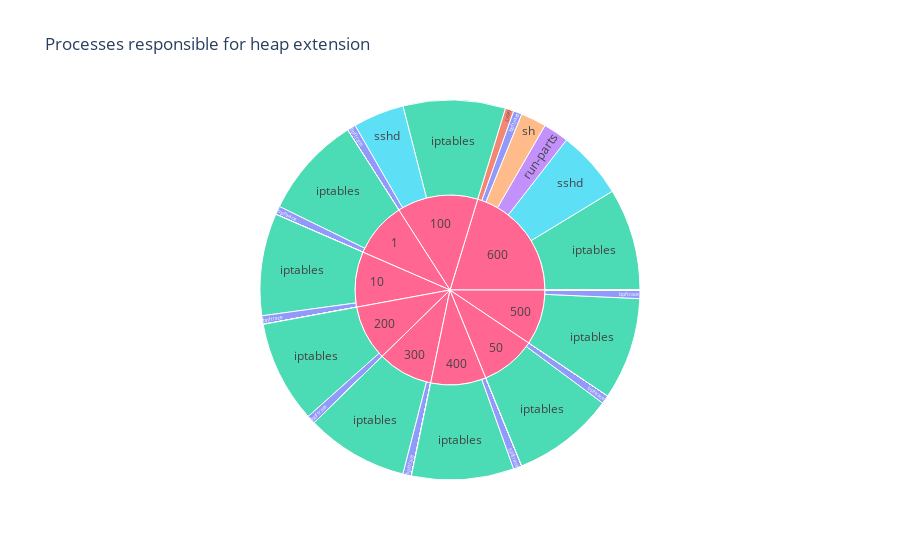

Notebook code cell kept with this figure:
### Code cell
data_df = spark.read.option("basePath", "../ansible/.results").json(
"../ansible/.results/kpps=*/tool=sys_enter_brk-kernel")

schema = StructType([
  StructField('type', StringType(), True),
  StructField('kpps', StringType(), True),
  StructField('count', IntegerType(), True),
  StructField('process', IntegerType(), True),
  ])

#Create empty DataFrame directly.
sys_enter_brk_df = spark.createDataFrame([], schema)

columns = data_df.select("data.@.*").columns
data_df = data_df.select("*", "data.@.*").drop("data")

for c in columns:
  try:
    df = data_df.select("type", "kpps", col(c).alias('count')).withColumn('process', lit(c))
    sys_enter_brk_df = sys_enter_brk_df.union(df)
  except:
    print("Failed to find {}".format(c))

sys_enter_brk_fig = px.sunburst(sys_enter_brk_df.toPandas(), path=['kpps', 'process'], values='count',
                  color='process', hover_data=['count'],
                  title="Processes responsible for heap extension")
sys_enter_brk_fig.show()
sys_enter_brk_fig.write_image("images/sys_enter_brk.jpeg")
with open(html_output_file, 'a') as f:
    f.write(sys_enter_brk_fig.to_html(full_html=False, include_plotlyjs='cdn'))

### Figure 1 — Plotly figure (JSON) as saved in the notebook; plotly's stock layout.template omitted (floating-point values rounded to 4 significant figures)
{"data": [{"branchvalues": "total", "customdata": [[1, "bpftrace"], [1, "bpftrace"], [1, "bpftrace"], [1, "bpftrace"], [1, "bpftrace"], [1, "bpftrace"], [1, "bpftrace"], [1, "bpftrace"], [1, "bpftrace"], [1, "cron"], [0, "cron"], [0, "cron"], [0, "cron"], [0, "cron"], [0, "cron"], [0, "cron"], [0, "cron"], [0, "cron"], [12, "iptables"], [12, "iptables"], [12, "iptables"], [12, "iptables"], [12, "iptables"], [12, "iptables"], [12, "iptables"], [12, "iptables"], [12, "iptables"], [3, "run-parts"], [0, "run-parts"], [0, "run-parts"], [0, "run-parts"], [0, "run-parts"], [0, "run-parts"], [0, "run-parts"], [0, "run-parts"], [0, "run-parts"], [3, "sh"], [0, "sh"], [0, "sh"], [0, "sh"], [0, "sh"], [0, "sh"], [0, "sh"], [0, "sh"], [0, "sh"], [0, "sshd"], [0, "sshd"], [0, "sshd"], [6, "sshd"], [0, "sshd"], [0, "sshd"], [0, "sshd"], [0, "sshd"], [8, "sshd"], [13, "(?)"], [13, "(?)"], [19, "(?)"], [13, "(?)"], [13, "(?)"], [13, "(?)"], [13, "(?)"], [13, "(?)"], [28, "(?)"]], "domain": {"x": [0, 1], "y": [0, 1]}, "hovertemplate": "labels=%{label}<br>count=%{customdata[0]}<br>parent=%{parent}<br>id=%{id}<br>process=%{customdata[1]}<extra></extra>", "ids": ["1/bpftrace", "10/bpftrace", "100/bpftrace", "200/bpftrace", "300/bpftrace", "400/bpftrace", "50/bpftrace", "500/bpftrace", "600/bpftrace", "600/cron", "500/cron", "50/cron", "400/cron", "10/cron", "200/cron", "100/cron", "1/cron", "300/cron", "400/iptables", "500/iptables", "50/iptables", "300/iptables", "600/iptables", "100/iptables", "10/iptables", "1/iptables", "200/iptables", "600/run-parts", "500/run-parts", "50/run-parts", "400/run-parts", "300/run-parts", "100/run-parts", "10/run-parts", "1/run-parts", "200/run-parts", "600/sh", "500/sh", "50/sh", "400/sh", "100/sh", "200/sh", "10/sh", "1/sh", "300/sh", "500/sshd", "1/sshd", "10/sshd", "100/sshd", "200/sshd", "300/sshd", "400/sshd", "50/sshd", "600/sshd", "1", "10", "100", "200", "300", "400", "50", "500", "600"], "labels": ["bpftrace", "bpftrace", "bpftrace", "bpftrace", "bpftrace", "bpftrace", "bpftrace", "bpftrace", "bpftrace", "cron", "cron", "cron", "cron", "cron", "cron", "cron", "cron", "cron", "iptables", "iptables", "iptables", "iptables", "iptables", "iptables", "iptables", "iptables", "iptables", "run-parts", "run-parts", "run-parts", "run-parts", "run-parts", "run-parts", "run-parts", "run-parts", "run-parts", "sh", "sh", "sh", "sh", "sh", "sh", "sh", "sh", "sh", "sshd", "sshd", "sshd", "sshd", "sshd", "sshd", "sshd", "sshd", "sshd", "1", "10", "100", "200", "300", "400", "50", "500", "600"], "marker": {"colors": ["#636efa", "#636efa", "#636efa", "#636efa", "#636efa", "#636efa", "#636efa", "#636efa", "#636efa", "#EF553B", "#EF553B", "#EF553B", "#EF553B", "#EF553B", "#EF553B", "#EF553B", "#EF553B", "#EF553B", "#00cc96", "#00cc96", "#00cc96", "#00cc96", "#00cc96", "#00cc96", "#00cc96", "#00cc96", "#00cc96", "#ab63fa", "#ab63fa", "#ab63fa", "#ab63fa", "#ab63fa", "#ab63fa", "#ab63fa", "#ab63fa", "#ab63fa", "#FFA15A", "#FFA15A", "#FFA15A", "#FFA15A", "#FFA15A", "#FFA15A", "#FFA15A", "#FFA15A", "#FFA15A", "#19d3f3", "#19d3f3", "#19d3f3", "#19d3f3", "#19d3f3", "#19d3f3", "#19d3f3", "#19d3f3", "#19d3f3", "#FF6692", "#FF6692", "#FF6692", "#FF6692", "#FF6692", "#FF6692", "#FF6692", "#FF6692", "#FF6692"]}, "name": "", "parents": ["1", "10", "100", "200", "300", "400", "50", "500", "600", "600", "500", "50", "400", "10", "200", "100", "1", "300", "400", "500", "50", "300", "600", "100", "10", "1", "200", "600", "500", "50", "400", "300", "100", "10", "1", "200", "600", "500", "50", "400", "100", "200", "10", "1", "300", "500", "1", "10", "100", "200", "300", "400", "50", "600", "", "", "", "", "", "", "", "", ""], "type": "sunburst", "values": [1, 1, 1, 1, 1, 1, 1, 1, 1, 1, 0, 0, 0, 0, 0, 0, 0, 0, 12, 12, 12, 12, 12, 12, 12, 12, 12, 3, 0, 0, 0, 0, 0, 0, 0, 0, 3, 0, 0, 0, 0, 0, 0, 0, 0, 0, 0, 0, 6, 0, 0, 0, 0, 8, 13, 13, 19, 13, 13, 13, 13, 13, 28]}], "layout": {"legend": {"tracegroupgap": 0}, "title": {"text": "Processes responsible for heap extension"}}}
